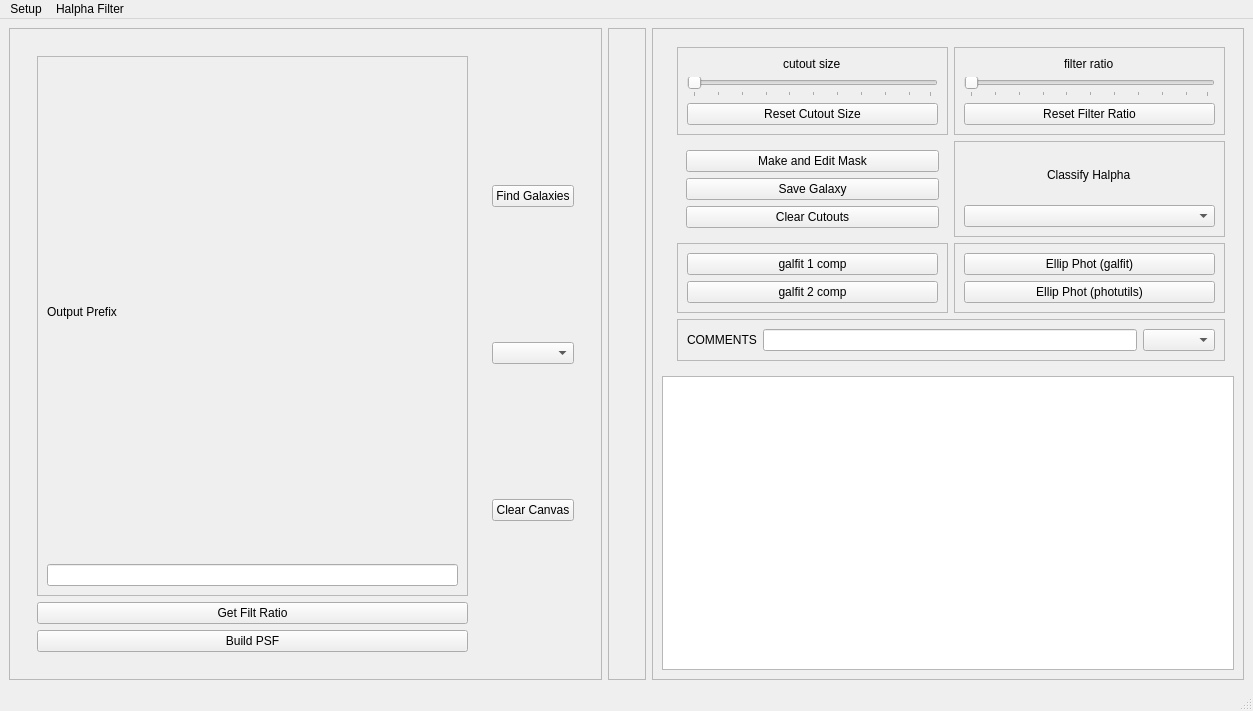
<?xml version="1.0" encoding="UTF-8"?>
<ui version="4.0">
 <class>MainWindow</class>
 <widget class="QMainWindow" name="MainWindow">
  <property name="geometry">
   <rect>
    <x>0</x>
    <y>0</y>
    <width>1253</width>
    <height>711</height>
   </rect>
  </property>
  <property name="windowTitle">
   <string>Halpha Console</string>
  </property>
  <widget class="QWidget" name="centralwidget">
   <layout class="QHBoxLayout" name="horizontalLayout">
    <item>
     <widget class="QFrame" name="mainframe">
      <property name="minimumSize">
       <size>
        <width>503</width>
        <height>0</height>
       </size>
      </property>
      <property name="frameShape">
       <enum>QFrame::StyledPanel</enum>
      </property>
      <property name="frameShadow">
       <enum>QFrame::Raised</enum>
      </property>
      <layout class="QGridLayout" name="leftLayout">
       <item row="1" column="0">
        <widget class="QWidget" name="button_bar" native="true">
         <layout class="QHBoxLayout" name="horizontalLayout_2">
          <item>
           <widget class="QWidget" name="widget_3" native="true">
            <layout class="QVBoxLayout" name="leftButtonLayout">
             <item>
              <widget class="QFrame" name="frame_7">
               <property name="frameShape">
                <enum>QFrame::StyledPanel</enum>
               </property>
               <property name="frameShadow">
                <enum>QFrame::Raised</enum>
               </property>
               <layout class="QVBoxLayout" name="verticalLayout_9">
                <item>
                 <widget class="QLabel" name="label">
                  <property name="text">
                   <string>Output Prefix</string>
                  </property>
                 </widget>
                </item>
                <item>
                 <widget class="QLineEdit" name="prefixLineEdit"/>
                </item>
               </layout>
              </widget>
             </item>
             <item>
              <widget class="QPushButton" name="wfratio">
               <property name="text">
                <string>Get Filt Ratio</string>
               </property>
              </widget>
             </item>
             <item>
              <widget class="QPushButton" name="psfButton">
               <property name="text">
                <string>Build PSF</string>
               </property>
              </widget>
             </item>
            </layout>
           </widget>
          </item>
          <item>
           <widget class="QWidget" name="widget_4" native="true">
            <layout class="QVBoxLayout" name="verticalLayout_7">
             <item>
              <widget class="QPushButton" name="wmark">
               <property name="text">
                <string>Find Galaxies</string>
               </property>
              </widget>
             </item>
             <item>
              <widget class="QComboBox" name="wgalid"/>
             </item>
             <item>
              <widget class="QPushButton" name="wclear">
               <property name="text">
                <string>Clear Canvas</string>
               </property>
              </widget>
             </item>
            </layout>
           </widget>
          </item>
         </layout>
        </widget>
       </item>
      </layout>
     </widget>
    </item>
    <item>
     <widget class="QFrame" name="cutoutFrame">
      <property name="frameShape">
       <enum>QFrame::StyledPanel</enum>
      </property>
      <property name="frameShadow">
       <enum>QFrame::Raised</enum>
      </property>
      <layout class="QGridLayout" name="gridLayout_2">
       <item row="0" column="0">
        <widget class="QWidget" name="cutouts" native="true">
         <property name="minimumSize">
          <size>
           <width>0</width>
           <height>172</height>
          </size>
         </property>
         <layout class="QGridLayout" name="cutoutsLayout"/>
        </widget>
       </item>
      </layout>
     </widget>
    </item>
    <item>
     <widget class="QFrame" name="rightFrame">
      <property name="frameShape">
       <enum>QFrame::StyledPanel</enum>
      </property>
      <property name="frameShadow">
       <enum>QFrame::Raised</enum>
      </property>
      <layout class="QGridLayout" name="gridLayout">
       <item row="0" column="1">
        <widget class="QWidget" name="rightButtons" native="true">
         <layout class="QGridLayout" name="gridLayout_4">
          <item row="0" column="1">
           <widget class="QFrame" name="frame">
            <property name="frameShape">
             <enum>QFrame::StyledPanel</enum>
            </property>
            <property name="frameShadow">
             <enum>QFrame::Raised</enum>
            </property>
            <layout class="QVBoxLayout" name="verticalLayout_2">
             <item alignment="Qt::AlignHCenter">
              <widget class="QLabel" name="ratioSliderLabel">
               <property name="text">
                <string>filter ratio</string>
               </property>
              </widget>
             </item>
             <item>
              <widget class="QSlider" name="ratioSlider">
               <property name="mouseTracking">
                <bool>true</bool>
               </property>
               <property name="focusPolicy">
                <enum>Qt::NoFocus</enum>
               </property>
               <property name="orientation">
                <enum>Qt::Horizontal</enum>
               </property>
               <property name="tickPosition">
                <enum>QSlider::TicksBelow</enum>
               </property>
              </widget>
             </item>
             <item>
              <widget class="QPushButton" name="resetRatioButton">
               <property name="text">
                <string>Reset Filter Ratio</string>
               </property>
              </widget>
             </item>
            </layout>
           </widget>
          </item>
          <item row="0" column="0">
           <widget class="QFrame" name="frame_2">
            <property name="frameShape">
             <enum>QFrame::StyledPanel</enum>
            </property>
            <property name="frameShadow">
             <enum>QFrame::Raised</enum>
            </property>
            <layout class="QVBoxLayout" name="verticalLayout">
             <item alignment="Qt::AlignHCenter">
              <widget class="QLabel" name="cutoutSliderLabel">
               <property name="text">
                <string>cutout size</string>
               </property>
              </widget>
             </item>
             <item>
              <widget class="QSlider" name="cutoutSlider">
               <property name="orientation">
                <enum>Qt::Horizontal</enum>
               </property>
               <property name="tickPosition">
                <enum>QSlider::TicksBelow</enum>
               </property>
              </widget>
             </item>
             <item>
              <widget class="QPushButton" name="resetSizeButton">
               <property name="text">
                <string>Reset Cutout Size</string>
               </property>
              </widget>
             </item>
            </layout>
           </widget>
          </item>
          <item row="2" column="1">
           <widget class="QFrame" name="frame_3">
            <property name="frameShape">
             <enum>QFrame::StyledPanel</enum>
            </property>
            <property name="frameShadow">
             <enum>QFrame::Raised</enum>
            </property>
            <layout class="QVBoxLayout" name="verticalLayout_4">
             <item>
              <widget class="QPushButton" name="fitEllipseGalfitButton">
               <property name="text">
                <string>Ellip Phot (galfit)</string>
               </property>
              </widget>
             </item>
             <item>
              <widget class="QPushButton" name="fitEllipsePhotutilsButton">
               <property name="text">
                <string>Ellip Phot (photutils)</string>
               </property>
              </widget>
             </item>
            </layout>
           </widget>
          </item>
          <item row="2" column="0">
           <widget class="QFrame" name="frame_4">
            <property name="frameShape">
             <enum>QFrame::StyledPanel</enum>
            </property>
            <property name="frameShadow">
             <enum>QFrame::Raised</enum>
            </property>
            <layout class="QVBoxLayout" name="verticalLayout_5">
             <item>
              <widget class="QPushButton" name="galfitButton">
               <property name="text">
                <string>galfit 1 comp</string>
               </property>
              </widget>
             </item>
             <item>
              <widget class="QPushButton" name="galfit2Button">
               <property name="text">
                <string>galfit 2 comp</string>
               </property>
              </widget>
             </item>
            </layout>
           </widget>
          </item>
          <item row="1" column="0">
           <widget class="QWidget" name="widget_2" native="true">
            <layout class="QVBoxLayout" name="verticalLayout_3">
             <item>
              <widget class="QPushButton" name="makeMaskButton">
               <property name="text">
                <string>Make and Edit Mask</string>
               </property>
              </widget>
             </item>
             <item>
              <widget class="QPushButton" name="saveButton">
               <property name="text">
                <string>Save Galaxy</string>
               </property>
              </widget>
             </item>
             <item>
              <widget class="QPushButton" name="clearCutoutsButton">
               <property name="text">
                <string>Clear Cutouts</string>
               </property>
              </widget>
             </item>
            </layout>
           </widget>
          </item>
          <item row="1" column="1">
           <widget class="QFrame" name="frame_5">
            <property name="frameShape">
             <enum>QFrame::StyledPanel</enum>
            </property>
            <property name="frameShadow">
             <enum>QFrame::Raised</enum>
            </property>
            <layout class="QVBoxLayout" name="verticalLayout_6">
             <item alignment="Qt::AlignHCenter">
              <widget class="QLabel" name="label_2">
               <property name="text">
                <string>Classify Halpha</string>
               </property>
              </widget>
             </item>
             <item>
              <widget class="QComboBox" name="haTypeComboBox">
               <property name="toolTip">
                <string>HalphaType</string>
               </property>
               <property name="autoFillBackground">
                <bool>false</bool>
               </property>
               <property name="currentText">
                <string extracomment="Halpha Type"/>
               </property>
              </widget>
             </item>
            </layout>
           </widget>
          </item>
          <item row="6" column="0" colspan="2">
           <widget class="QFrame" name="frame_6">
            <property name="frameShape">
             <enum>QFrame::StyledPanel</enum>
            </property>
            <property name="frameShadow">
             <enum>QFrame::Raised</enum>
            </property>
            <layout class="QHBoxLayout" name="horizontalLayout_3">
             <item>
              <widget class="QLabel" name="label_3">
               <property name="text">
                <string>COMMENTS</string>
               </property>
              </widget>
             </item>
             <item>
              <widget class="QLineEdit" name="commentLineEdit"/>
             </item>
             <item>
              <widget class="QComboBox" name="commentComboBox"/>
             </item>
            </layout>
           </widget>
          </item>
         </layout>
        </widget>
       </item>
       <item row="1" column="0" colspan="2">
        <widget class="QTableWidget" name="tableWidget"/>
       </item>
      </layout>
     </widget>
    </item>
   </layout>
  </widget>
  <widget class="QStatusBar" name="statusbar"/>
  <widget class="QMenuBar" name="menubar">
   <property name="geometry">
    <rect>
     <x>0</x>
     <y>0</y>
     <width>1253</width>
     <height>22</height>
    </rect>
   </property>
   <widget class="QMenu" name="menuSetup">
    <property name="title">
     <string>Setup</string>
    </property>
    <addaction name="actionR_coadd"/>
    <addaction name="actionHa_coadd_2"/>
    <addaction name="actionNSA_catalog_path"/>
    <addaction name="actionAGC_catalog_path"/>
    <addaction name="separator"/>
    <addaction name="actionQuit_2"/>
   </widget>
   <widget class="QMenu" name="menuHalpha_Filter">
    <property name="title">
     <string>Halpha Filter</string>
    </property>
    <addaction name="actionhalpha4"/>
    <addaction name="actionhalpha8"/>
    <addaction name="actionhalpha12"/>
    <addaction name="actionhalpha16"/>
   </widget>
   <addaction name="menuSetup"/>
   <addaction name="menuHalpha_Filter"/>
  </widget>
  <action name="action_rcoadd">
   <property name="text">
    <string>R-band coadd</string>
   </property>
  </action>
  <action name="action_hacoadd">
   <property name="text">
    <string>Halpha coadd</string>
   </property>
  </action>
  <action name="actionQuit">
   <property name="text">
    <string>Quit</string>
   </property>
  </action>
  <action name="actionsave">
   <property name="text">
    <string>save</string>
   </property>
  </action>
  <action name="action_nsapath">
   <property name="text">
    <string>set_path</string>
   </property>
  </action>
  <action name="actionha4">
   <property name="text">
    <string>ha4</string>
   </property>
  </action>
  <action name="actionha8">
   <property name="text">
    <string>ha8</string>
   </property>
  </action>
  <action name="actionha12">
   <property name="text">
    <string>ha12</string>
   </property>
  </action>
  <action name="actionha16">
   <property name="text">
    <string>ha16</string>
   </property>
  </action>
  <action name="actionR_coadd">
   <property name="checkable">
    <bool>false</bool>
   </property>
   <property name="text">
    <string>R coadd path</string>
   </property>
   <property name="statusTip">
    <string>full path of R-band coadded image</string>
   </property>
  </action>
  <action name="actionHa_coadd">
   <property name="text">
    <string>Ha coadd path</string>
   </property>
   <property name="whatsThis">
    <string>full path to Halpha coadd image</string>
   </property>
  </action>
  <action name="actionHa_coadd_2">
   <property name="text">
    <string>Ha coadd path</string>
   </property>
   <property name="statusTip">
    <string>select Halpha coadded image</string>
   </property>
  </action>
  <action name="actionNSA_catalog_path">
   <property name="text">
    <string>NSA catalog path</string>
   </property>
  </action>
  <action name="actionQuit_2">
   <property name="text">
    <string>Quit</string>
   </property>
  </action>
  <action name="actionhalpha4">
   <property name="checkable">
    <bool>true</bool>
   </property>
   <property name="text">
    <string>halpha4</string>
   </property>
  </action>
  <action name="actionhalpha8">
   <property name="checkable">
    <bool>true</bool>
   </property>
   <property name="text">
    <string>halpha8</string>
   </property>
  </action>
  <action name="actionhalpha12">
   <property name="checkable">
    <bool>true</bool>
   </property>
   <property name="text">
    <string>halpha12</string>
   </property>
  </action>
  <action name="actionhalpha16">
   <property name="checkable">
    <bool>true</bool>
   </property>
   <property name="text">
    <string>halpha16</string>
   </property>
  </action>
  <action name="actionAGC_catalog_path">
   <property name="text">
    <string>AGC catalog path</string>
   </property>
  </action>
 </widget>
 <resources/>
 <connections/>
</ui>
